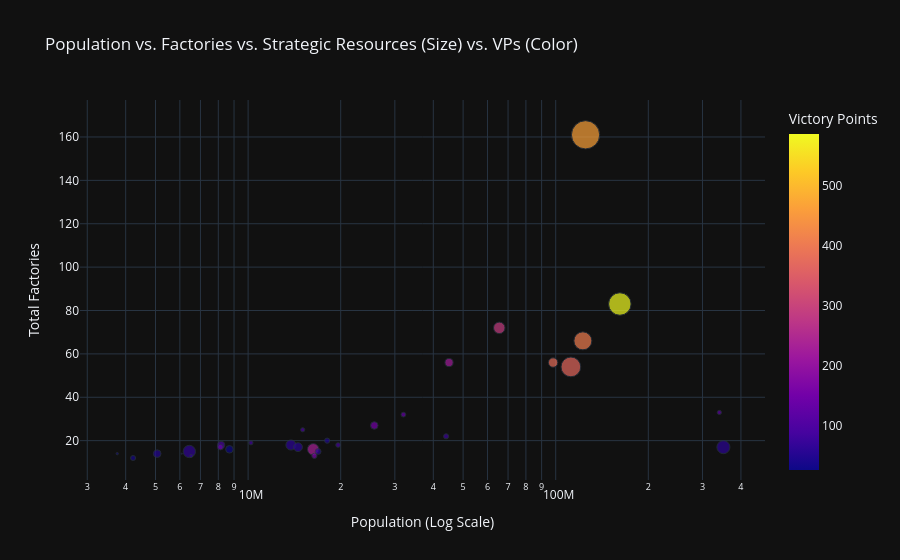

Notebook code cell kept with this figure:
### Code cell
query = """
SELECT 
    c.country_name,
    c.country_tag,
    COUNT(s.state_id) AS total_states,
    SUM(s.population) AS total_population,
    SUM(s.victory_points) AS total_vps,
    SUM(s.civilian_factories) AS total_civs,
    SUM(s.military_factories) AS total_mils,
    SUM(s.naval_factories) AS total_navals,
    SUM(s.total_factories) AS total_factories,
    SUM(s.base_oil) AS total_oil,
    SUM(s.base_aluminum) AS total_aluminum,
    SUM(s.base_rubber) AS total_rubber,
    SUM(s.base_tungsten) AS total_tungsten,
    SUM(s.base_steel) AS total_steel,
    SUM(s.base_chromium) AS total_chromium,
    SUM(s.total_base_resources) AS aggregate_resources
FROM fact_state_1_14_5 s
JOIN dim_country c ON s.owner_tag = c.country_tag
GROUP BY c.country_name, c.country_tag
ORDER BY total_factories DESC;
"""

df_country = pd.read_sql(query, engine)\

fig_bubble = px.scatter(
    df_country.head(30),
    x ="total_population",
    y ="total_factories",
    size="aggregate_resources",
    color="total_vps",
    hover_name="country_name",
    log_x=True,
    title="Population vs. Factories vs. Strategic Resources (Size) vs. VPs (Color)",
    labels={
        "total_population": "Population (Log Scale)",
        "total_factories": "Total Factories",
        "total_resources": "Total Resources",
        "total_vps": "Victory Points"
    },
    template="plotly_dark"
)
fig_bubble.show()

### Figure 1 — Plotly figure (JSON) as saved in the notebook; plotly's stock layout.template omitted (floating-point values rounded to 4 significant figures)
{"data": [{"hovertemplate": "<b>%{hovertext}</b><br><br>Population (Log Scale)=%{x}<br>Total Factories=%{y}<br>aggregate_resources=%{marker.size}<br>Victory Points=%{marker.color}<extra></extra>", "hovertext": ["United States", "Soviet Union", "German Reich", "United Kingdom", "Italy", "Japan", "France", "China", "Poland", "Spain", "Czechoslovakia", "Second Brazilian Republic", "Romania", "Dominion of Canada", "Belgium", "Yugoslavia", "Netherlands", "British Raj", "Portugal", "Australia", "Turkey", "Kingdom of Hungary", "Sweden", "Argentina", "Chile", "Denmark", "Bulgaria", "Mexico", "Austria", "Switzerland"], "legendgroup": "", "marker": {"color": [465.0, 586.0, 289.0, 407.0, 224.0, 380.0, 369.0, 127.0, 134.0, 154.0, 96.0, 80.0, 45.0, 86.0, 91.0, 59.0, 91.0, 59.0, 55.0, 131.0, 234.0, 26.0, 63.0, 56.0, 50.0, 39.0, 49.0, 162.0, 66.0, 37.0], "coloraxis": "coloraxis", "size": [1499.0, 948.0, 249.0, 607.0, 125.0, 167.0, 730.0, 33.0, 42.0, 106.0, 32.0, 49.0, 51.0, 32.0, 41.0, 193.0, 99.0, 321.0, 149.0, 58.0, 248.0, 107.0, 287.0, 63.0, 110.0, 10.0, 3.0, 52.0, 17.0, 48.0], "sizemode": "area", "sizeref": 3.748, "symbol": "circle"}, "mode": "markers", "name": "", "orientation": "v", "showlegend": false, "type": "scatter", "x": [125000000.0, 161600000.0, 65550000.0, 122500000.0, 45000000.0, 98060000.0, 112000000.0, 340400000.0, 31980000.0, 25720000.0, 15050000.0, 44020000.0, 18070000.0, 10220000.0, 19620000.0, 13780000.0, 8174000.0, 350900000.0, 14530000.0, 8128000.0, 16280000.0, 8694000.0, 6441000.0, 16890000.0, 5064000.0, 3755000.0, 6086000.0, 16420000.0, 6535000.0, 4227000.0], "xaxis": "x", "y": [161.0, 83.0, 72.0, 66.0, 56.0, 56.0, 54.0, 33.0, 32.0, 27.0, 25.0, 22.0, 20.0, 19.0, 18.0, 18.0, 18.0, 17.0, 17.0, 17.0, 16.0, 16.0, 15.0, 15.0, 14.0, 14.0, 14.0, 13.0, 13.0, 12.0], "yaxis": "y"}], "layout": {"coloraxis": {"colorbar": {"title": {"text": "Victory Points"}}, "colorscale": [[0, "#0d0887"], [0.1111, "#46039f"], [0.2222, "#7201a8"], [0.3333, "#9c179e"], [0.4444, "#bd3786"], [0.5556, "#d8576b"], [0.6667, "#ed7953"], [0.7778, "#fb9f3a"], [0.8889, "#fdca26"], [1, "#f0f921"]]}, "legend": {"itemsizing": "constant", "tracegroupgap": 0}, "title": {"text": "Population vs. Factories vs. Strategic Resources (Size) vs. VPs (Color)"}, "xaxis": {"anchor": "y", "domain": [0, 1], "title": {"text": "Population (Log Scale)"}, "type": "log"}, "yaxis": {"anchor": "x", "domain": [0, 1], "title": {"text": "Total Factories"}}}}
